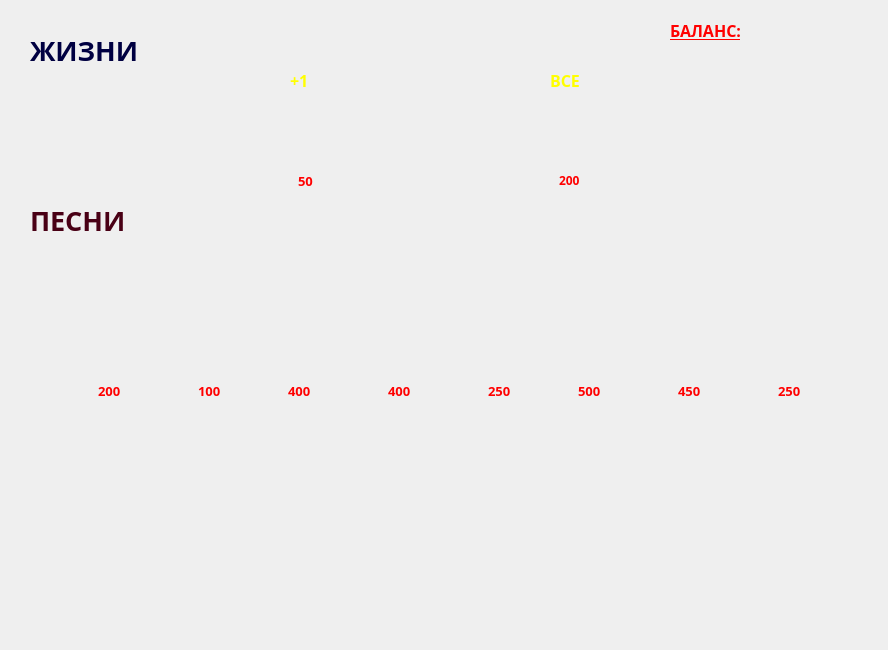
<?xml version="1.0" encoding="UTF-8"?>
<ui version="4.0">
 <class>mainWindow</class>
 <widget class="QMainWindow" name="mainWindow">
  <property name="geometry">
   <rect>
    <x>0</x>
    <y>0</y>
    <width>888</width>
    <height>650</height>
   </rect>
  </property>
  <property name="minimumSize">
   <size>
    <width>888</width>
    <height>650</height>
   </size>
  </property>
  <property name="maximumSize">
   <size>
    <width>888</width>
    <height>650</height>
   </size>
  </property>
  <property name="windowTitle">
   <string>Магазин</string>
  </property>
  <widget class="QWidget" name="centralwidget">
   <widget class="QLabel" name="label">
    <property name="enabled">
     <bool>true</bool>
    </property>
    <property name="geometry">
     <rect>
      <x>0</x>
      <y>0</y>
      <width>898</width>
      <height>650</height>
     </rect>
    </property>
    <property name="minimumSize">
     <size>
      <width>898</width>
      <height>641</height>
     </size>
    </property>
    <property name="maximumSize">
     <size>
      <width>898</width>
      <height>650</height>
     </size>
    </property>
    <property name="text">
     <string/>
    </property>
    <property name="pixmap">
     <pixmap>background.png</pixmap>
    </property>
    <property name="scaledContents">
     <bool>true</bool>
    </property>
   </widget>
   <widget class="QLabel" name="label_2">
    <property name="geometry">
     <rect>
      <x>0</x>
      <y>0</y>
      <width>891</width>
      <height>651</height>
     </rect>
    </property>
    <property name="text">
     <string/>
    </property>
    <property name="pixmap">
     <pixmap>background1.png</pixmap>
    </property>
    <property name="scaledContents">
     <bool>true</bool>
    </property>
   </widget>
   <widget class="QLabel" name="label_3">
    <property name="geometry">
     <rect>
      <x>0</x>
      <y>100</y>
      <width>901</width>
      <height>61</height>
     </rect>
    </property>
    <property name="text">
     <string/>
    </property>
    <property name="pixmap">
     <pixmap>shelf.png</pixmap>
    </property>
    <property name="scaledContents">
     <bool>true</bool>
    </property>
   </widget>
   <widget class="QLabel" name="label_4">
    <property name="geometry">
     <rect>
      <x>0</x>
      <y>310</y>
      <width>901</width>
      <height>61</height>
     </rect>
    </property>
    <property name="text">
     <string/>
    </property>
    <property name="pixmap">
     <pixmap>shelf.png</pixmap>
    </property>
    <property name="scaledContents">
     <bool>true</bool>
    </property>
   </widget>
   <widget class="QLabel" name="label_5">
    <property name="geometry">
     <rect>
      <x>30</x>
      <y>10</y>
      <width>301</width>
      <height>81</height>
     </rect>
    </property>
    <property name="font">
     <font>
      <family>Segoe Print</family>
      <pointsize>20</pointsize>
      <weight>75</weight>
      <bold>true</bold>
     </font>
    </property>
    <property name="styleSheet">
     <string notr="true">color: rgb(0, 0, 65);</string>
    </property>
    <property name="text">
     <string>ЖИЗНИ </string>
    </property>
   </widget>
   <widget class="QLabel" name="label_6">
    <property name="geometry">
     <rect>
      <x>30</x>
      <y>180</y>
      <width>301</width>
      <height>81</height>
     </rect>
    </property>
    <property name="font">
     <font>
      <family>Segoe Print</family>
      <pointsize>20</pointsize>
      <weight>75</weight>
      <bold>true</bold>
     </font>
    </property>
    <property name="styleSheet">
     <string notr="true">color: rgb(73, 0, 21);</string>
    </property>
    <property name="text">
     <string>ПЕСНИ</string>
    </property>
   </widget>
   <widget class="QLabel" name="heart1">
    <property name="geometry">
     <rect>
      <x>290</x>
      <y>120</y>
      <width>41</width>
      <height>91</height>
     </rect>
    </property>
    <property name="cursor">
     <cursorShape>PointingHandCursor</cursorShape>
    </property>
    <property name="text">
     <string/>
    </property>
    <property name="pixmap">
     <pixmap>price.png</pixmap>
    </property>
    <property name="scaledContents">
     <bool>true</bool>
    </property>
   </widget>
   <widget class="QLabel" name="heart_all">
    <property name="geometry">
     <rect>
      <x>550</x>
      <y>120</y>
      <width>51</width>
      <height>91</height>
     </rect>
    </property>
    <property name="cursor">
     <cursorShape>PointingHandCursor</cursorShape>
    </property>
    <property name="text">
     <string/>
    </property>
    <property name="pixmap">
     <pixmap>price.png</pixmap>
    </property>
    <property name="scaledContents">
     <bool>true</bool>
    </property>
   </widget>
   <widget class="QLabel" name="heart1_price">
    <property name="geometry">
     <rect>
      <x>298</x>
      <y>160</y>
      <width>61</width>
      <height>41</height>
     </rect>
    </property>
    <property name="font">
     <font>
      <family>Segoe Print</family>
      <pointsize>10</pointsize>
      <weight>75</weight>
      <bold>true</bold>
     </font>
    </property>
    <property name="cursor">
     <cursorShape>PointingHandCursor</cursorShape>
    </property>
    <property name="styleSheet">
     <string notr="true">color: rgb(255, 0, 0);</string>
    </property>
    <property name="text">
     <string>50</string>
    </property>
   </widget>
   <widget class="QLabel" name="label_9">
    <property name="geometry">
     <rect>
      <x>270</x>
      <y>60</y>
      <width>71</width>
      <height>51</height>
     </rect>
    </property>
    <property name="text">
     <string/>
    </property>
    <property name="pixmap">
     <pixmap>heart.png</pixmap>
    </property>
    <property name="scaledContents">
     <bool>true</bool>
    </property>
   </widget>
   <widget class="QLabel" name="label_11">
    <property name="geometry">
     <rect>
      <x>536</x>
      <y>60</y>
      <width>71</width>
      <height>51</height>
     </rect>
    </property>
    <property name="text">
     <string/>
    </property>
    <property name="pixmap">
     <pixmap>heart.png</pixmap>
    </property>
    <property name="scaledContents">
     <bool>true</bool>
    </property>
   </widget>
   <widget class="QLabel" name="heart_all_price">
    <property name="geometry">
     <rect>
      <x>559</x>
      <y>160</y>
      <width>51</width>
      <height>41</height>
     </rect>
    </property>
    <property name="font">
     <font>
      <family>Segoe Print</family>
      <pointsize>9</pointsize>
      <weight>75</weight>
      <bold>true</bold>
     </font>
    </property>
    <property name="cursor">
     <cursorShape>PointingHandCursor</cursorShape>
    </property>
    <property name="styleSheet">
     <string notr="true">color: rgb(255, 0, 0);</string>
    </property>
    <property name="text">
     <string>200</string>
    </property>
   </widget>
   <widget class="QLabel" name="label_13">
    <property name="geometry">
     <rect>
      <x>290</x>
      <y>40</y>
      <width>81</width>
      <height>81</height>
     </rect>
    </property>
    <property name="font">
     <font>
      <family>Segoe Print</family>
      <pointsize>12</pointsize>
      <weight>75</weight>
      <bold>true</bold>
     </font>
    </property>
    <property name="styleSheet">
     <string notr="true">color: rgb(255, 255, 0);</string>
    </property>
    <property name="text">
     <string>+1</string>
    </property>
   </widget>
   <widget class="QLabel" name="label_14">
    <property name="geometry">
     <rect>
      <x>550</x>
      <y>40</y>
      <width>81</width>
      <height>81</height>
     </rect>
    </property>
    <property name="font">
     <font>
      <family>Segoe Print</family>
      <pointsize>12</pointsize>
      <weight>75</weight>
      <bold>true</bold>
     </font>
    </property>
    <property name="styleSheet">
     <string notr="true">color: rgb(255, 255, 0);</string>
    </property>
    <property name="text">
     <string>ВСЕ</string>
    </property>
   </widget>
   <widget class="QLabel" name="label_15">
    <property name="geometry">
     <rect>
      <x>670</x>
      <y>10</y>
      <width>111</width>
      <height>41</height>
     </rect>
    </property>
    <property name="font">
     <font>
      <family>Segoe Print</family>
      <pointsize>12</pointsize>
      <weight>75</weight>
      <bold>true</bold>
      <underline>true</underline>
     </font>
    </property>
    <property name="styleSheet">
     <string notr="true">color: rgb(255, 0, 0);</string>
    </property>
    <property name="text">
     <string>БАЛАНС:</string>
    </property>
   </widget>
   <widget class="QLabel" name="money">
    <property name="geometry">
     <rect>
      <x>790</x>
      <y>10</y>
      <width>91</width>
      <height>41</height>
     </rect>
    </property>
    <property name="font">
     <font>
      <family>Segoe Print</family>
      <pointsize>12</pointsize>
      <weight>75</weight>
      <bold>true</bold>
      <underline>false</underline>
     </font>
    </property>
    <property name="cursor">
     <cursorShape>ArrowCursor</cursorShape>
    </property>
    <property name="styleSheet">
     <string notr="true">color: rgb(100, 0, 71);</string>
    </property>
    <property name="text">
     <string/>
    </property>
   </widget>
   <widget class="QLabel" name="label_19">
    <property name="geometry">
     <rect>
      <x>548</x>
      <y>260</y>
      <width>91</width>
      <height>71</height>
     </rect>
    </property>
    <property name="text">
     <string/>
    </property>
    <property name="pixmap">
     <pixmap>Screenshot_4.png</pixmap>
    </property>
    <property name="scaledContents">
     <bool>true</bool>
    </property>
   </widget>
   <widget class="QLabel" name="label_20">
    <property name="geometry">
     <rect>
      <x>70</x>
      <y>260</y>
      <width>91</width>
      <height>71</height>
     </rect>
    </property>
    <property name="text">
     <string/>
    </property>
    <property name="pixmap">
     <pixmap>Screenshot_5.png</pixmap>
    </property>
    <property name="scaledContents">
     <bool>true</bool>
    </property>
   </widget>
   <widget class="QLabel" name="label_21">
    <property name="geometry">
     <rect>
      <x>645</x>
      <y>260</y>
      <width>91</width>
      <height>71</height>
     </rect>
    </property>
    <property name="text">
     <string/>
    </property>
    <property name="pixmap">
     <pixmap>Screenshot_6.png</pixmap>
    </property>
    <property name="scaledContents">
     <bool>true</bool>
    </property>
   </widget>
   <widget class="QLabel" name="label_22">
    <property name="geometry">
     <rect>
      <x>453</x>
      <y>260</y>
      <width>91</width>
      <height>71</height>
     </rect>
    </property>
    <property name="text">
     <string/>
    </property>
    <property name="pixmap">
     <pixmap>Screenshot_7.png</pixmap>
    </property>
    <property name="scaledContents">
     <bool>true</bool>
    </property>
   </widget>
   <widget class="QLabel" name="label_23">
    <property name="geometry">
     <rect>
      <x>167</x>
      <y>260</y>
      <width>91</width>
      <height>71</height>
     </rect>
    </property>
    <property name="text">
     <string/>
    </property>
    <property name="pixmap">
     <pixmap>Screenshot_8.png</pixmap>
    </property>
    <property name="scaledContents">
     <bool>true</bool>
    </property>
   </widget>
   <widget class="QLabel" name="label_25">
    <property name="geometry">
     <rect>
      <x>358</x>
      <y>260</y>
      <width>91</width>
      <height>71</height>
     </rect>
    </property>
    <property name="text">
     <string/>
    </property>
    <property name="pixmap">
     <pixmap>Screenshot_10.png</pixmap>
    </property>
    <property name="scaledContents">
     <bool>true</bool>
    </property>
   </widget>
   <widget class="QLabel" name="label_26">
    <property name="geometry">
     <rect>
      <x>262</x>
      <y>260</y>
      <width>91</width>
      <height>71</height>
     </rect>
    </property>
    <property name="text">
     <string/>
    </property>
    <property name="pixmap">
     <pixmap>Screenshot_11.png</pixmap>
    </property>
    <property name="scaledContents">
     <bool>true</bool>
    </property>
   </widget>
   <widget class="QLabel" name="label_27">
    <property name="geometry">
     <rect>
      <x>740</x>
      <y>260</y>
      <width>91</width>
      <height>71</height>
     </rect>
    </property>
    <property name="text">
     <string/>
    </property>
    <property name="pixmap">
     <pixmap>Screenshot_12.png</pixmap>
    </property>
    <property name="scaledContents">
     <bool>true</bool>
    </property>
   </widget>
   <widget class="QLabel" name="BG">
    <property name="geometry">
     <rect>
      <x>90</x>
      <y>330</y>
      <width>51</width>
      <height>91</height>
     </rect>
    </property>
    <property name="cursor">
     <cursorShape>PointingHandCursor</cursorShape>
    </property>
    <property name="text">
     <string/>
    </property>
    <property name="pixmap">
     <pixmap>price.png</pixmap>
    </property>
    <property name="scaledContents">
     <bool>true</bool>
    </property>
   </widget>
   <widget class="QLabel" name="SO">
    <property name="geometry">
     <rect>
      <x>190</x>
      <y>330</y>
      <width>51</width>
      <height>91</height>
     </rect>
    </property>
    <property name="cursor">
     <cursorShape>PointingHandCursor</cursorShape>
    </property>
    <property name="text">
     <string/>
    </property>
    <property name="pixmap">
     <pixmap>price.png</pixmap>
    </property>
    <property name="scaledContents">
     <bool>true</bool>
    </property>
   </widget>
   <widget class="QLabel" name="BL">
    <property name="geometry">
     <rect>
      <x>280</x>
      <y>330</y>
      <width>51</width>
      <height>91</height>
     </rect>
    </property>
    <property name="cursor">
     <cursorShape>PointingHandCursor</cursorShape>
    </property>
    <property name="text">
     <string/>
    </property>
    <property name="pixmap">
     <pixmap>price.png</pixmap>
    </property>
    <property name="scaledContents">
     <bool>true</bool>
    </property>
   </widget>
   <widget class="QLabel" name="RB">
    <property name="geometry">
     <rect>
      <x>380</x>
      <y>330</y>
      <width>51</width>
      <height>91</height>
     </rect>
    </property>
    <property name="cursor">
     <cursorShape>PointingHandCursor</cursorShape>
    </property>
    <property name="text">
     <string/>
    </property>
    <property name="pixmap">
     <pixmap>price.png</pixmap>
    </property>
    <property name="scaledContents">
     <bool>true</bool>
    </property>
   </widget>
   <widget class="QLabel" name="SNA">
    <property name="geometry">
     <rect>
      <x>480</x>
      <y>330</y>
      <width>51</width>
      <height>91</height>
     </rect>
    </property>
    <property name="cursor">
     <cursorShape>PointingHandCursor</cursorShape>
    </property>
    <property name="text">
     <string/>
    </property>
    <property name="pixmap">
     <pixmap>price.png</pixmap>
    </property>
    <property name="scaledContents">
     <bool>true</bool>
    </property>
   </widget>
   <widget class="QLabel" name="DM">
    <property name="geometry">
     <rect>
      <x>570</x>
      <y>330</y>
      <width>51</width>
      <height>91</height>
     </rect>
    </property>
    <property name="cursor">
     <cursorShape>PointingHandCursor</cursorShape>
    </property>
    <property name="text">
     <string/>
    </property>
    <property name="pixmap">
     <pixmap>price.png</pixmap>
    </property>
    <property name="scaledContents">
     <bool>true</bool>
    </property>
   </widget>
   <widget class="QLabel" name="LEU">
    <property name="geometry">
     <rect>
      <x>670</x>
      <y>330</y>
      <width>51</width>
      <height>91</height>
     </rect>
    </property>
    <property name="cursor">
     <cursorShape>PointingHandCursor</cursorShape>
    </property>
    <property name="text">
     <string/>
    </property>
    <property name="pixmap">
     <pixmap>price.png</pixmap>
    </property>
    <property name="scaledContents">
     <bool>true</bool>
    </property>
   </widget>
   <widget class="QLabel" name="T">
    <property name="geometry">
     <rect>
      <x>770</x>
      <y>330</y>
      <width>51</width>
      <height>91</height>
     </rect>
    </property>
    <property name="cursor">
     <cursorShape>PointingHandCursor</cursorShape>
    </property>
    <property name="text">
     <string/>
    </property>
    <property name="pixmap">
     <pixmap>price.png</pixmap>
    </property>
    <property name="scaledContents">
     <bool>true</bool>
    </property>
   </widget>
   <widget class="QLabel" name="BG_price">
    <property name="geometry">
     <rect>
      <x>98</x>
      <y>370</y>
      <width>61</width>
      <height>41</height>
     </rect>
    </property>
    <property name="font">
     <font>
      <family>Segoe Print</family>
      <pointsize>10</pointsize>
      <weight>75</weight>
      <bold>true</bold>
     </font>
    </property>
    <property name="cursor">
     <cursorShape>PointingHandCursor</cursorShape>
    </property>
    <property name="styleSheet">
     <string notr="true">color: rgb(255, 0, 0);</string>
    </property>
    <property name="text">
     <string>200</string>
    </property>
   </widget>
   <widget class="QLabel" name="SO_price">
    <property name="geometry">
     <rect>
      <x>198</x>
      <y>370</y>
      <width>61</width>
      <height>41</height>
     </rect>
    </property>
    <property name="font">
     <font>
      <family>Segoe Print</family>
      <pointsize>10</pointsize>
      <weight>75</weight>
      <bold>true</bold>
     </font>
    </property>
    <property name="cursor">
     <cursorShape>PointingHandCursor</cursorShape>
    </property>
    <property name="styleSheet">
     <string notr="true">color: rgb(255, 0, 0);</string>
    </property>
    <property name="text">
     <string>100</string>
    </property>
   </widget>
   <widget class="QLabel" name="DM_price">
    <property name="geometry">
     <rect>
      <x>578</x>
      <y>370</y>
      <width>41</width>
      <height>41</height>
     </rect>
    </property>
    <property name="font">
     <font>
      <family>Segoe Print</family>
      <pointsize>10</pointsize>
      <weight>75</weight>
      <bold>true</bold>
     </font>
    </property>
    <property name="cursor">
     <cursorShape>PointingHandCursor</cursorShape>
    </property>
    <property name="styleSheet">
     <string notr="true">color: rgb(255, 0, 0);</string>
    </property>
    <property name="text">
     <string>500</string>
    </property>
   </widget>
   <widget class="QLabel" name="BL_price">
    <property name="geometry">
     <rect>
      <x>288</x>
      <y>370</y>
      <width>41</width>
      <height>41</height>
     </rect>
    </property>
    <property name="font">
     <font>
      <family>Segoe Print</family>
      <pointsize>10</pointsize>
      <weight>75</weight>
      <bold>true</bold>
     </font>
    </property>
    <property name="cursor">
     <cursorShape>PointingHandCursor</cursorShape>
    </property>
    <property name="styleSheet">
     <string notr="true">color: rgb(255, 0, 0);</string>
    </property>
    <property name="text">
     <string>400</string>
    </property>
   </widget>
   <widget class="QLabel" name="LEU_price">
    <property name="geometry">
     <rect>
      <x>678</x>
      <y>370</y>
      <width>41</width>
      <height>41</height>
     </rect>
    </property>
    <property name="font">
     <font>
      <family>Segoe Print</family>
      <pointsize>10</pointsize>
      <weight>75</weight>
      <bold>true</bold>
     </font>
    </property>
    <property name="cursor">
     <cursorShape>PointingHandCursor</cursorShape>
    </property>
    <property name="styleSheet">
     <string notr="true">color: rgb(255, 0, 0);</string>
    </property>
    <property name="text">
     <string>450</string>
    </property>
   </widget>
   <widget class="QLabel" name="RB_price">
    <property name="geometry">
     <rect>
      <x>388</x>
      <y>370</y>
      <width>41</width>
      <height>41</height>
     </rect>
    </property>
    <property name="font">
     <font>
      <family>Segoe Print</family>
      <pointsize>10</pointsize>
      <weight>75</weight>
      <bold>true</bold>
     </font>
    </property>
    <property name="cursor">
     <cursorShape>PointingHandCursor</cursorShape>
    </property>
    <property name="styleSheet">
     <string notr="true">color: rgb(255, 0, 0);</string>
    </property>
    <property name="text">
     <string>400</string>
    </property>
   </widget>
   <widget class="QLabel" name="T_price">
    <property name="geometry">
     <rect>
      <x>778</x>
      <y>370</y>
      <width>41</width>
      <height>41</height>
     </rect>
    </property>
    <property name="font">
     <font>
      <family>Segoe Print</family>
      <pointsize>10</pointsize>
      <weight>75</weight>
      <bold>true</bold>
     </font>
    </property>
    <property name="cursor">
     <cursorShape>PointingHandCursor</cursorShape>
    </property>
    <property name="styleSheet">
     <string notr="true">color: rgb(255, 0, 0);</string>
    </property>
    <property name="text">
     <string>250</string>
    </property>
   </widget>
   <widget class="QLabel" name="SNA_price">
    <property name="geometry">
     <rect>
      <x>488</x>
      <y>370</y>
      <width>41</width>
      <height>41</height>
     </rect>
    </property>
    <property name="font">
     <font>
      <family>Segoe Print</family>
      <pointsize>10</pointsize>
      <weight>75</weight>
      <bold>true</bold>
     </font>
    </property>
    <property name="cursor">
     <cursorShape>PointingHandCursor</cursorShape>
    </property>
    <property name="styleSheet">
     <string notr="true">color: rgb(255, 0, 0);</string>
    </property>
    <property name="text">
     <string>250</string>
    </property>
   </widget>
   <zorder>label_2</zorder>
   <zorder>label</zorder>
   <zorder>label_3</zorder>
   <zorder>label_4</zorder>
   <zorder>label_5</zorder>
   <zorder>label_6</zorder>
   <zorder>heart1</zorder>
   <zorder>heart_all</zorder>
   <zorder>heart1_price</zorder>
   <zorder>label_9</zorder>
   <zorder>label_11</zorder>
   <zorder>heart_all_price</zorder>
   <zorder>label_13</zorder>
   <zorder>label_14</zorder>
   <zorder>label_15</zorder>
   <zorder>money</zorder>
   <zorder>label_19</zorder>
   <zorder>label_20</zorder>
   <zorder>label_21</zorder>
   <zorder>label_22</zorder>
   <zorder>label_23</zorder>
   <zorder>label_25</zorder>
   <zorder>label_26</zorder>
   <zorder>label_27</zorder>
   <zorder>BG</zorder>
   <zorder>SO</zorder>
   <zorder>BL</zorder>
   <zorder>RB</zorder>
   <zorder>SNA</zorder>
   <zorder>DM</zorder>
   <zorder>LEU</zorder>
   <zorder>T</zorder>
   <zorder>BG_price</zorder>
   <zorder>SO_price</zorder>
   <zorder>DM_price</zorder>
   <zorder>BL_price</zorder>
   <zorder>LEU_price</zorder>
   <zorder>RB_price</zorder>
   <zorder>T_price</zorder>
   <zorder>SNA_price</zorder>
  </widget>
 </widget>
 <resources/>
 <connections/>
</ui>
